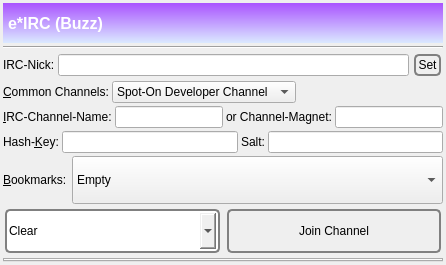
      <widget class="QWidget" name="tab_buzz">
       <attribute name="icon">
        <iconset resource="../Icons/icons.qrc">
         <normaloff>:/nuvola/buzz_t.png</normaloff>:/nuvola/buzz_t.png</iconset>
       </attribute>
       <attribute name="title">
        <string/>
       </attribute>
       <attribute name="toolTip">
        <string>e*IRC</string>
       </attribute>
       <layout class="QVBoxLayout" name="verticalLayout_24">
        <property name="spacing">
         <number>3</number>
        </property>
        <property name="margin">
         <number>3</number>
        </property>
        <item>
         <widget class="QLabel" name="label_30">
          <property name="minimumSize">
           <size>
            <width>0</width>
            <height>40</height>
           </size>
          </property>
          <property name="font">
           <font>
            <pointsize>12</pointsize>
            <weight>75</weight>
            <bold>true</bold>
           </font>
          </property>
          <property name="styleSheet">
           <string notr="true">background-color: qlineargradient(spread:reflect, x1:0.023, y1:0.988636, x2:0.028, y2:0.011, stop:0 rgba(218, 232, 255, 255), stop:1 rgba(170, 85, 255, 255));
color: rgb(255, 255, 255);
</string>
          </property>
          <property name="text">
           <string>e*IRC (Buzz)</string>
          </property>
          <property name="indent">
           <number>5</number>
          </property>
         </widget>
        </item>
        <item>
         <widget class="Line" name="line_9">
          <property name="orientation">
           <enum>Qt::Horizontal</enum>
          </property>
         </widget>
        </item>
        <item>
         <layout class="QHBoxLayout" name="horizontalLayout_5">
          <property name="spacing">
           <number>3</number>
          </property>
          <item>
           <widget class="QLabel" name="label_32">
            <property name="text">
             <string>IRC-Nick:</string>
            </property>
            <property name="buddy">
             <cstring>nodeName</cstring>
            </property>
           </widget>
          </item>
          <item>
           <widget class="QLineEdit" name="buzzName"/>
          </item>
          <item>
           <widget class="QPushButton" name="saveBuzzName">
            <property name="toolTip">
             <string>Save my name.</string>
            </property>
            <property name="styleSheet">
             <string notr="true">QPushButton {
 border: 2px solid gray;
 background-color: qlineargradient(x1: 0, y1: 0, x2: 0, y2: 1,
                                   stop: 0 #E0E0E0, stop: 1 #FFFFFF);
 border-radius: 5px;
 margin: 2px;
 padding: 2px;
 }

QPushButton:hover { 
background-color: qlineargradient(x1: 0, y1: 0, x2: 0, y2: 1,
                                   stop: 0 rgb(254,229,172), stop: 1 #FFFFFF);
background-position: top center; } 

QPushButton:pressed {
     background-color: darkgrey;
     border-style: inset;
 }</string>
            </property>
            <property name="text">
             <string>Set</string>
            </property>
            <property name="icon">
             <iconset resource="../Icons/icons.qrc">
              <normaloff>:/nuvola/ok.png</normaloff>:/nuvola/ok.png</iconset>
            </property>
           </widget>
          </item>
         </layout>
        </item>
        <item>
         <layout class="QHBoxLayout" name="horizontalLayout_38">
          <item>
           <widget class="QLabel" name="label_82">
            <property name="text">
             <string>&amp;Common Channels:</string>
            </property>
            <property name="buddy">
             <cstring>commonBuzzChannels</cstring>
            </property>
           </widget>
          </item>
          <item>
           <widget class="QComboBox" name="commonBuzzChannels">
            <item>
             <property name="text">
              <string>Spot-On Developer Channel</string>
             </property>
            </item>
           </widget>
          </item>
          <item>
           <spacer name="horizontalSpacer_64">
            <property name="orientation">
             <enum>Qt::Horizontal</enum>
            </property>
            <property name="sizeHint" stdset="0">
             <size>
              <width>40</width>
              <height>20</height>
             </size>
            </property>
           </spacer>
          </item>
         </layout>
        </item>
        <item>
         <layout class="QHBoxLayout" name="horizontalLayout_40">
          <property name="spacing">
           <number>3</number>
          </property>
          <item>
           <widget class="QLabel" name="label_33">
            <property name="text">
             <string>&amp;IRC-Channel-Name:</string>
            </property>
            <property name="buddy">
             <cstring>channel</cstring>
            </property>
           </widget>
          </item>
          <item>
           <widget class="QLineEdit" name="channel">
            <property name="enabled">
             <bool>true</bool>
            </property>
            <property name="text">
             <string/>
            </property>
            <property name="alignment">
             <set>Qt::AlignLeading|Qt::AlignLeft|Qt::AlignVCenter</set>
            </property>
            <property name="readOnly">
             <bool>false</bool>
            </property>
           </widget>
          </item>
          <item>
           <widget class="QLabel" name="label_9">
            <property name="text">
             <string>or Channel-Magnet:</string>
            </property>
           </widget>
          </item>
          <item>
           <widget class="QLineEdit" name="demagnetize">
            <property name="toolTip">
             <string>Demagnetize link.</string>
            </property>
           </widget>
          </item>
         </layout>
        </item>
        <item>
         <layout class="QHBoxLayout" name="horizontalLayout_61">
          <property name="topMargin">
           <number>0</number>
          </property>
          <item>
           <widget class="QLabel" name="label_74">
            <property name="text">
             <string>Hash-&amp;Key:</string>
            </property>
            <property name="buddy">
             <cstring>buzzHashKey</cstring>
            </property>
           </widget>
          </item>
          <item>
           <widget class="QLineEdit" name="buzzHashKey"/>
          </item>
          <item>
           <widget class="QLabel" name="label_62">
            <property name="text">
             <string>Salt:</string>
            </property>
           </widget>
          </item>
          <item>
           <widget class="QLineEdit" name="channelSalt"/>
          </item>
         </layout>
        </item>
        <item>
         <layout class="QHBoxLayout" name="horizontalLayout_36">
          <property name="spacing">
           <number>5</number>
          </property>
          <item>
           <widget class="QLabel" name="label_49">
            <property name="text">
             <string>&amp;Bookmarks:</string>
            </property>
            <property name="buddy">
             <cstring>favorites</cstring>
            </property>
           </widget>
          </item>
          <item>
           <widget class="QComboBox" name="favorites">
            <property name="sizePolicy">
             <sizepolicy hsizetype="Expanding" vsizetype="Fixed">
              <horstretch>0</horstretch>
              <verstretch>0</verstretch>
             </sizepolicy>
            </property>
            <property name="minimumSize">
             <size>
              <width>48</width>
              <height>48</height>
             </size>
            </property>
            <property name="sizeAdjustPolicy">
             <enum>QComboBox::AdjustToContents</enum>
            </property>
            <item>
             <property name="text">
              <string>Empty</string>
             </property>
            </item>
           </widget>
          </item>
         </layout>
        </item>
        <item>
         <layout class="QHBoxLayout" name="horizontalLayout_41">
          <property name="topMargin">
           <number>0</number>
          </property>
          <item>
           <widget class="QComboBox" name="buzzTools">
            <property name="minimumSize">
             <size>
              <width>48</width>
              <height>48</height>
             </size>
            </property>
            <property name="styleSheet">
             <string notr="true">QComboBox#buzzTools {
 border: 2px solid gray;
 background-color: qlineargradient(x1: 0, y1: 0, x2: 0, y2: 1,
                                   stop: 0 #E0E0E0, stop: 1 #FFFFFF);
 border-radius: 5px;
 margin: 2px;
 padding: 2px;
 
 }


QComboBox#buzzTools:hover { 
background-color: qlineargradient(x1: 0, y1: 0, x2: 0, y2: 1,
                                   stop: 0 rgb(254,229,172), stop: 1 #FFFFFF);
background-position: top center; } </string>
            </property>
            <property name="sizeAdjustPolicy">
             <enum>QComboBox::AdjustToContents</enum>
            </property>
            <property name="minimumContentsLength">
             <number>10</number>
            </property>
            <item>
             <property name="text">
              <string>Clear</string>
             </property>
            </item>
            <item>
             <property name="text">
              <string>Demagnetize (pasted Magnet)</string>
             </property>
            </item>
            <item>
             <property name="text">
              <string>Magnetize: Copy Bookmark</string>
             </property>
            </item>
            <item>
             <property name="text">
              <string>Remove</string>
             </property>
            </item>
            <item>
             <property name="text">
              <string>Remove All</string>
             </property>
            </item>
           </widget>
          </item>
          <item>
           <widget class="QPushButton" name="join">
            <property name="minimumSize">
             <size>
              <width>48</width>
              <height>48</height>
             </size>
            </property>
            <property name="styleSheet">
             <string notr="true">QPushButton {
 border: 2px solid gray;
 background-color: qlineargradient(x1: 0, y1: 0, x2: 0, y2: 1,
                                   stop: 0 #E0E0E0, stop: 1 #FFFFFF);
 border-radius: 5px;
 margin: 2px;
 padding: 2px;
 }


QPushButton:hover { 
background-color: qlineargradient(x1: 0, y1: 0, x2: 0, y2: 1,
                                   stop: 0 rgb(254,229,172), stop: 1 #FFFFFF);
background-position: top center; }

QPushButton:pressed {
     background-color: darkgrey;
     border-style: inset;
 } </string>
            </property>
            <property name="text">
             <string>Join Channel</string>
            </property>
            <property name="icon">
             <iconset resource="../Icons/icons.qrc">
              <normaloff>:/nuvola/add.png</normaloff>:/nuvola/add.png</iconset>
            </property>
            <property name="iconSize">
             <size>
              <width>24</width>
              <height>24</height>
             </size>
            </property>
           </widget>
          </item>
         </layout>
        </item>
        <item>
         <widget class="QTabWidget" name="buzzTab">
          <property name="autoFillBackground">
           <bool>false</bool>
          </property>
          <property name="styleSheet">
           <string notr="true"/>
          </property>
          <property name="currentIndex">
           <number>-1</number>
          </property>
          <property name="tabsClosable">
           <bool>true</bool>
          </property>
         </widget>
        </item>
       </layout>
      </widget>
